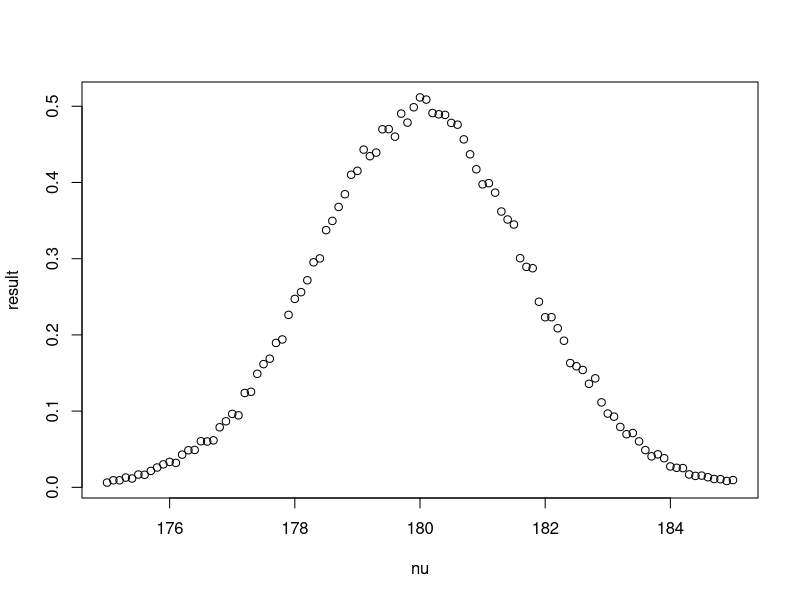
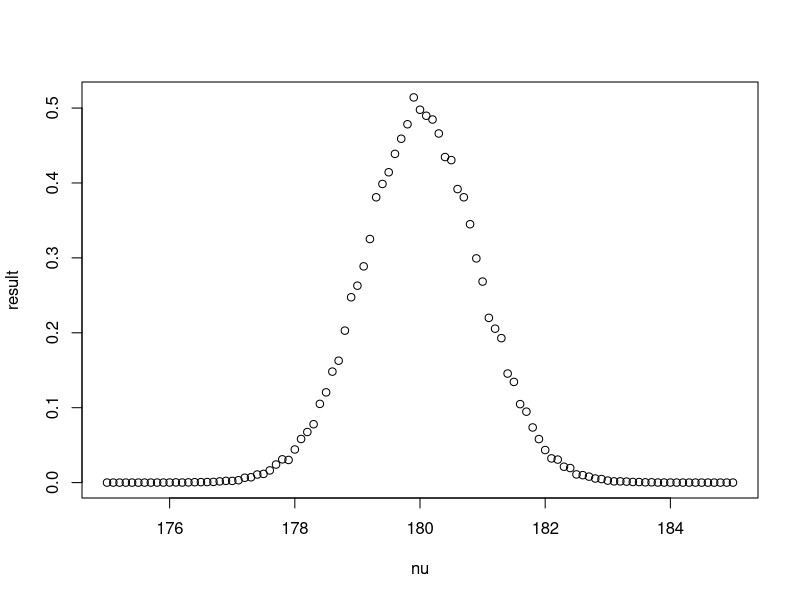

These charts were generated, in order, by the following R code: (Note: a time limit stopped this script after it produced the figures.)
################################
# point 1
################################
m = 30
n = 30
mu = 180
nu = seq(175,185,by=0.1)
sd = 5

B = 1000
step = 1
result = numeric(length(nu))
for (nu_i in nu) {
  p = numeric(B)
  for (b in 1:B) {
    x = rnorm(m,mu,sd)
    y = rnorm(n,nu_i,sd)
    p[b] = t.test(x,y,var.equal=TRUE)[[3]]
  }
  result[step] = mean(p)
  
  step = step+1
}

plot(nu,result) # looks like normal distribution

################################
# point 2
################################
m = 100
n = 100
mu = 180
nu = seq(175,185,by=0.1)
sd = 5

B = 1000
step = 1
result = numeric(length(nu))
for (nu_i in nu) {
  p = numeric(B)
  for (b in 1:B) {
    x = rnorm(m,mu,sd)
    y = rnorm(n,nu_i,sd)
    p[b] = t.test(x,y,var.equal=TRUE)[[3]]
  }
  result[step] = mean(p)
  
  step = step+1
}

plot(nu,result) # looks like normal distribution but more narrow (same effect when you decrease sd in normal distribution in comparison to previous plot)

# KOKAR my comment: we increased a number of man and woman => we increased number of samples in t-test 
#        => for each nu t-test has now bigger confidence because we have increased number of samples
#           more samples => t-test is more likely to reject null hypothesis near actual fact 
#           (we assume that populations are equal, but in fact they are equal only when height of women population (nu) is 180, 
#           for nu=178 and n=30 t-test has less confidence of rejecting this hypothesis than for n=100)


################################
# point 3
################################
m = 30
n = 30
mu = 180
nu = seq(175,185,by=0.1)
sd = 100

B = 1000
step = 1
result = numeric(length(nu))
for (nu_i in nu) {
  p = numeric(B)
  for (b in 1:B) {
    x = rnorm(m,mu,sd)
    y = rnorm(n,nu_i,sd)
    p[b] = t.test(x,y,var.equal=TRUE)[[3]]
  }
  result[step] = mean(p)
  
  step = step+1
}

plot(nu,result) # result looks like uniform distribution

# KOKAR my comment: now we have very large sd (standard deviation) and very low amount of samples (m=n=30)
# in such a situation t-test has very low confidence (each performed t-test is based on very wide normal distribution)
